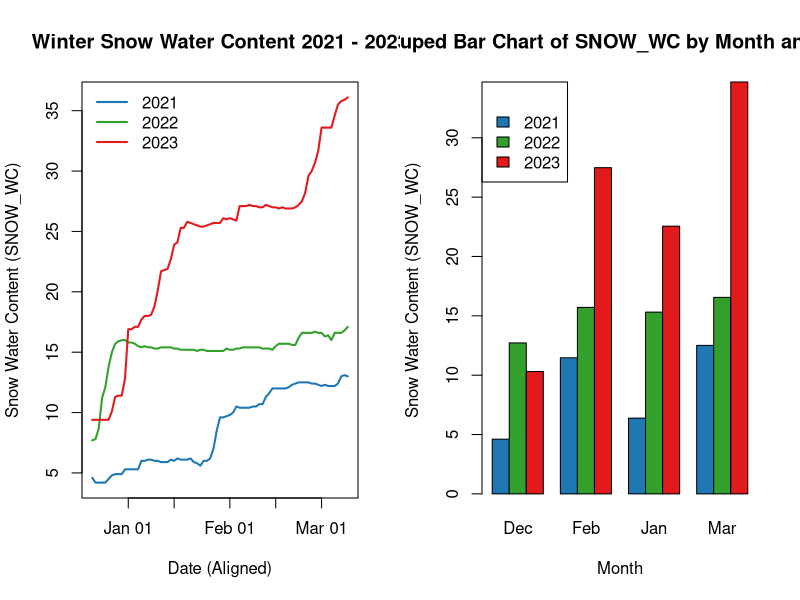
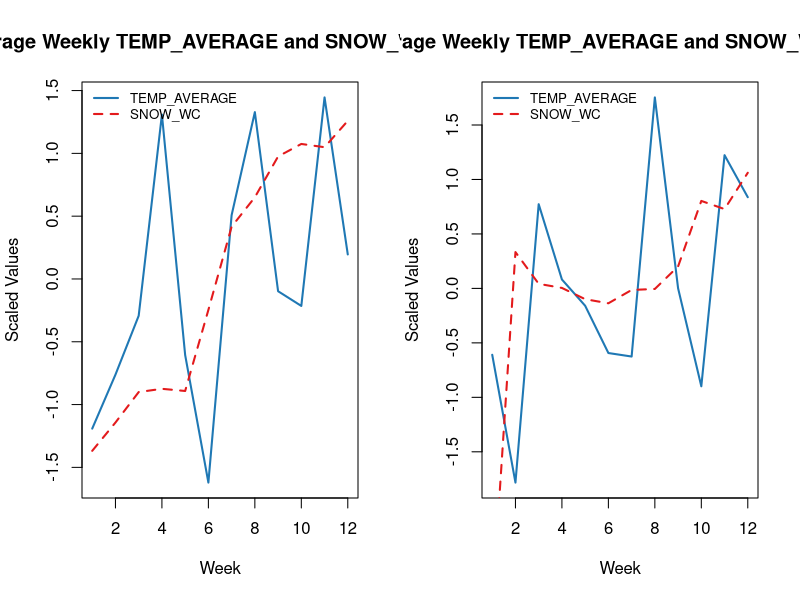
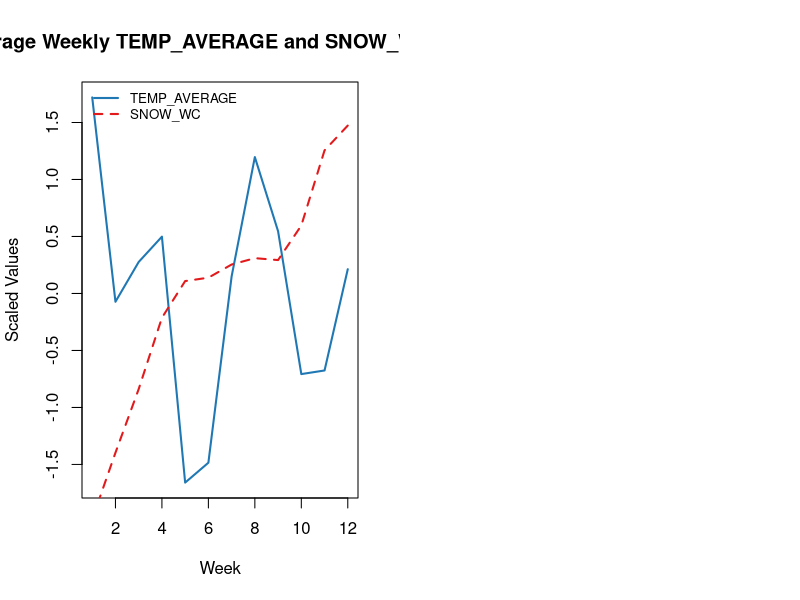
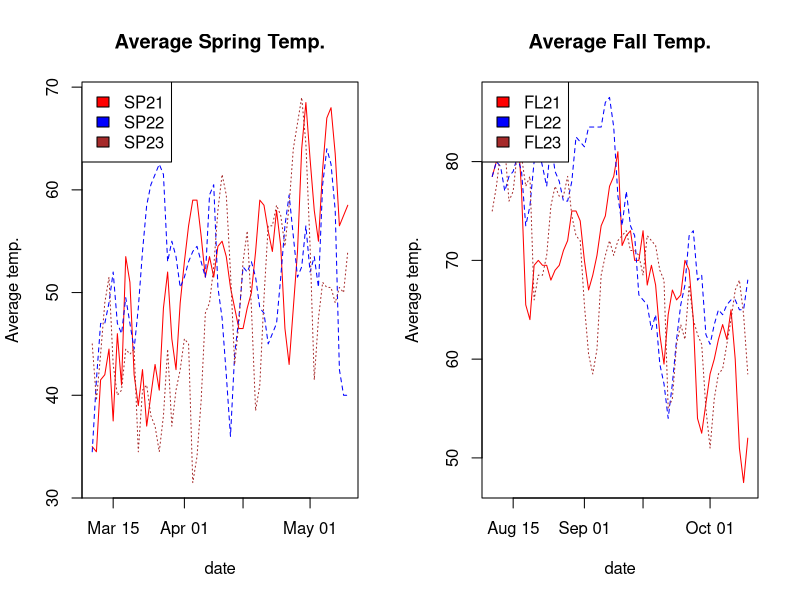
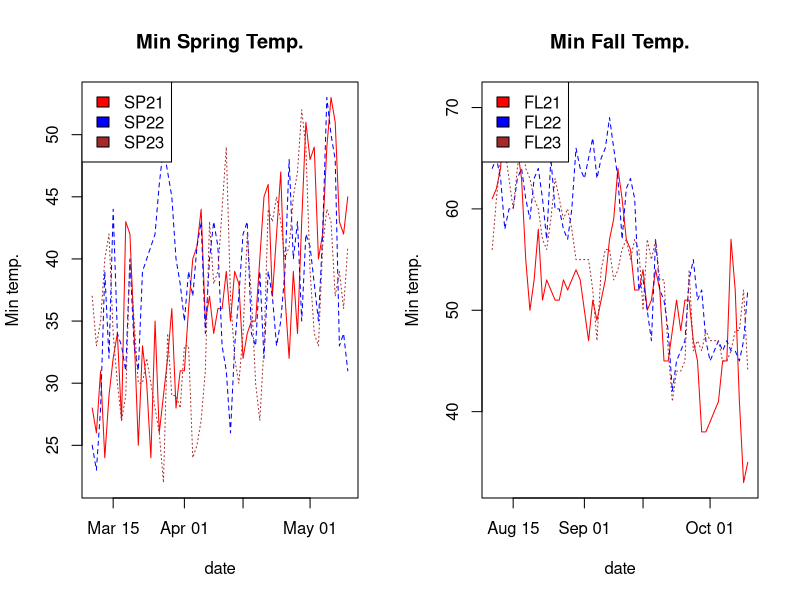
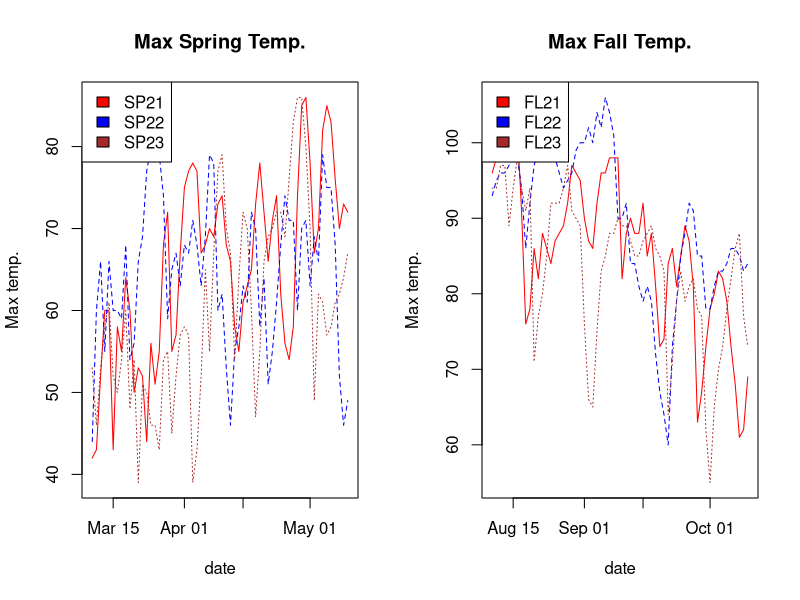
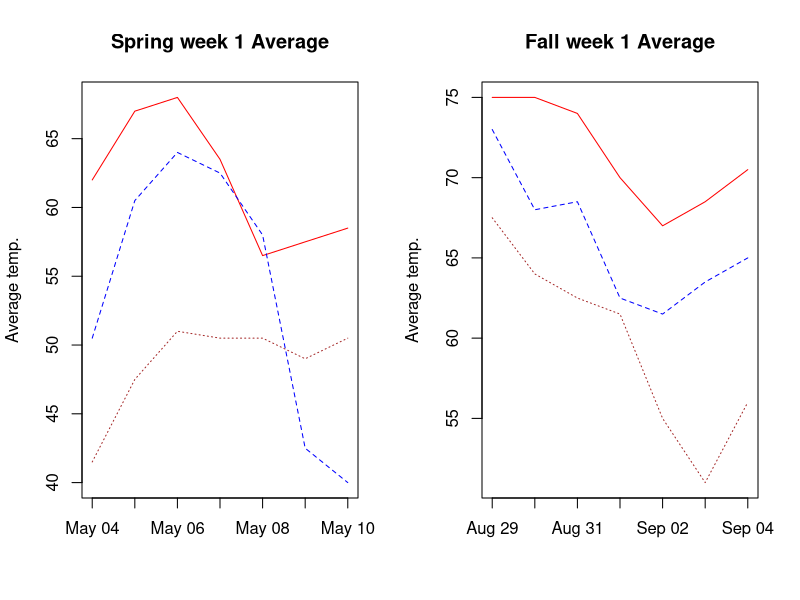
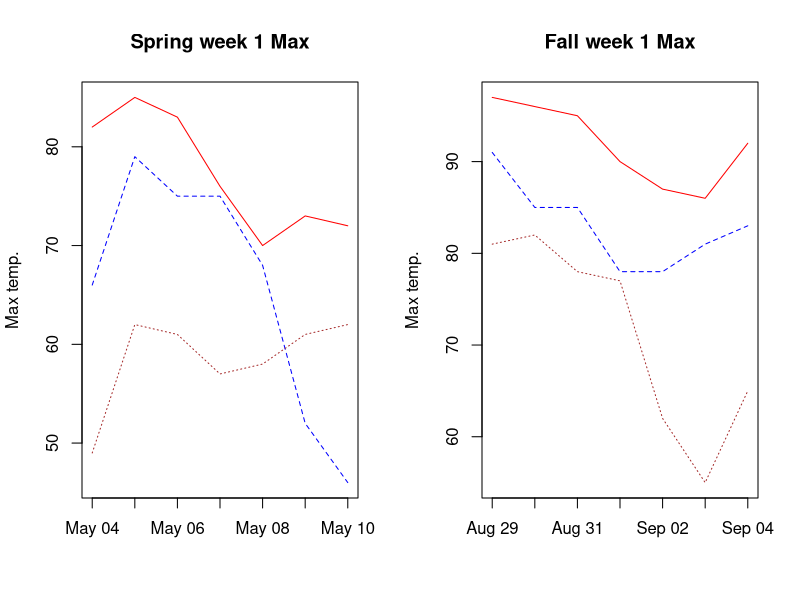

Source code (R) for these figures, in order:
## ---- chunk 1
#install.packages("readr")
#install.packages("tidyr")
#install.packages("here")

library(readr)
library(tidyr)
library(here)

setwd(here())
df <- read_csv(here("Pre-Trip","DataSets", "WeatherData_20250222.csv"))

w <- subset(df, SEASON == "Winter" & (YEAR == "2021" | YEAR == "2022" | YEAR == "2023"))
f <- subset(df, SEASON == "Fall" & (YEAR == "2021" | YEAR == "2022" | YEAR == "2023"))
s <- subset(df, SEASON == "Spring" & (YEAR == "2021" | YEAR == "2022" | YEAR == "2023"))

w$DATE <- as.Date(w$DATE, format="%Y-%m-%d")
s$DATE <- as.Date(s$DATE, format="%Y-%m-%d")
f$DATE <- as.Date(f$DATE, format="%Y-%m-%d")

for (year in 2021:2023) {
  f_year <- subset(f, f$YEAR == year)
  w_year <- subset(w, w$YEAR == year)
  s_year <- subset(s, s$YEAR == year)
  f_year$CYCLE_DATE <- as.Date(paste("2001", format(f_year$DATE, "%m-%d"), 
                                     sep = "-"))
  w_year$CYCLE_DATE <- 0
  s_year$CYCLE_DATE <- as.Date(paste("2001", format(s_year$DATE, "%m-%d"), 
                                     sep = "-"))
  
  w_year$CYCLE_DATE[w_year$MONTH == "Dec"] <- 
    as.Date(paste("2000", format(
      w_year$DATE[w_year$MONTH == "Dec"], "%m-%d"), sep = "-"))
  
  w_year$CYCLE_DATE[w_year$MONTH != "Dec"] <- 
    as.Date(paste("2001", format(
      w_year$DATE[w_year$MONTH != "Dec"], "%m-%d"), sep = "-"))
  
  w_year$CYCLE_DATE <- as.Date(w_year$CYCLE_DATE, origin = "1970-01-01")
  
  w_weekly <- aggregate(cbind(SNOW_WC, TEMP_AVERAGE) ~ WEEK, data = w_year, mean)
  w_weekly$CYCLE_WEEK <- c(1:nrow(w_weekly))
  
  s_weekly <- aggregate(cbind(SNOW_WC, TEMP_AVERAGE) ~ WEEK, data = s_year, mean)
  s_weekly$CYCLE_WEEK <- c(1:nrow(s_weekly))
  
  f_weekly <- aggregate(cbind(SNOW_WC, TEMP_AVERAGE) ~ WEEK, data = f_year, mean)
  f_weekly$CYCLE_WEEK <- c(1:nrow(f_weekly))
  
  assign(paste0("f_", year), f_year)
  assign(paste0("w_", year), w_year)
  assign(paste0("s_", year), s_year)
  assign(paste0("w_weekly_", year), w_weekly)
  assign(paste0("s_weekly_", year), s_weekly)
  assign(paste0("f_weekly_", year), f_weekly)
  rm(w_year,f_year,s_year,year,w_weekly,s_weekly,f_weekly)
}
colors <- c("#1f78b4", "#33a02c", "#e31a1c") 
## ---- chunk 2
corTable <- data.frame(
  Year = 2021:2023,
  Fall = numeric(length(2021:2023)),
  Winter = numeric(length(2021:2023)),
  Spring = numeric(length(2021:2023)) 
)

for (year in 2021:2023) {
  
  corTable[corTable$Year == year, "Fall"] <-  cor(get(paste0("f_", year))$TEMP_AVERAGE, get(paste0("f_", year))$SNOW_WC)
  corTable[corTable$Year == year, "Winter"] <- cor(get(paste0("w_", year))$TEMP_AVERAGE, get(paste0("w_", year))$SNOW_WC)
  corTable[corTable$Year == year, "Spring"] <- cor(get(paste0("s_", year))$TEMP_AVERAGE, get(paste0("s_", year))$SNOW_WC)
  
}

knitr::kable(corTable, caption = "Correlation Matrix SNOW_WC ~ TEMP_AVERAGE")

#Fall (SNOW_WC ~ factor(YEAR))
knitr::kable(as.data.frame(summary(aov(SNOW_WC ~ factor(YEAR), data = f))[[1]]), caption = "ANOVA Fall (SNOW_WC ~ factor(YEAR))")
knitr::kable(TukeyHSD(aov(SNOW_WC ~ factor(YEAR), data = f))[["factor(YEAR)"]], caption = "TukeyHSD Fall (SNOW_WC ~ factor(YEAR))")

#Winter (SNOW_WC ~ factor(YEAR))
knitr::kable(as.data.frame(summary(aov(SNOW_WC ~ factor(YEAR), data = w))[[1]]), caption = "ANOVA Winter (SNOW_WC ~ factor(YEAR))")
knitr::kable(TukeyHSD(aov(SNOW_WC ~ factor(YEAR), data = w))[["factor(YEAR)"]], caption = "TukeyHSD Winter (SNOW_WC ~ factor(YEAR))")

#Spring (SNOW_WC ~ factor(YEAR))
knitr::kable(as.data.frame(summary(aov(SNOW_WC ~ factor(YEAR), data = s))[[1]]), caption = "ANOVA Spring (SNOW_WC ~ factor(YEAR))")
knitr::kable(TukeyHSD(aov(SNOW_WC ~ factor(YEAR), data = s))[["factor(YEAR)"]], caption = "TukeyHSD Spring (SNOW_WC ~ factor(YEAR))")
## ---- chunk 3
################################# WINTER #######################################
par(mfrow = c(1,2))
#Time Series Overlay of Winter Snow
plot(w_2021$CYCLE_DATE, w_2021$SNOW_WC, type = "l", 
     xlab = "Date (Aligned)", ylab = "Snow Water Content (SNOW_WC)", 
     main = "Winter Snow Water Content 2021 - 2023", col = colors[1], lwd = 2,
     ylim = c(min(w_2021$SNOW_WC), max(w_2023$SNOW_WC)))
lines(w_2022$CYCLE_DATE, w_2022$SNOW_WC, col = colors[2], lwd = 2)
lines(w_2023$CYCLE_DATE, w_2023$SNOW_WC, col = colors[3], lwd = 2)
legend("topleft", legend = c("2021", "2022", "2023"), 
       col = colors, lwd = 2, bty = "n")

#bar plot
aggregated_data <- aggregate(SNOW_WC ~ MONTH + YEAR, data = w, 
                             FUN = mean, na.rm = TRUE)
reshaped_data <- reshape(aggregated_data, timevar = "YEAR", 
                         idvar = "MONTH", direction = "wide")
rownames(reshaped_data) <- reshaped_data$MONTH
reshaped_data <- reshaped_data[, -1]
data_matrix <- t(reshaped_data)
barplot(as.matrix(data_matrix), beside = TRUE, col = 
          colors, 
        legend.text = c("2021", "2022", "2023"), 
        args.legend = list(title = "", x = "topleft"),
        main = "Grouped Bar Chart of SNOW_WC by Month and Cycle", 
        xlab = "Month", ylab = "Snow Water Content (SNOW_WC)", 
        names.arg = colnames(data_matrix))
rm(aggregated_data, data_matrix, reshaped_data)

# Temperature to Snow Water Content (scaled)
for (year in 2021:2023) {
  plot(get(paste0("w_weekly_", year))$CYCLE_WEEK, 
       scale(get(paste0("w_weekly_", year))$TEMP_AVERAGE), type = "l", 
       col = colors[1], lwd = 2, 
       xlab = "Week", ylab = "Scaled Values", 
       main = paste0("Average Weekly TEMP_AVERAGE and SNOW_WC:", year))
  lines(get(paste0("w_weekly_", year))$CYCLE_WEEK, 
        scale(get(paste0("w_weekly_", year))$SNOW_WC), col = colors[3],  
        lty = 2, lwd = 2)
  legend("topleft", legend = c("TEMP_AVERAGE", "SNOW_WC"), 
         col = c(colors[1], colors[3]), lty = c(1, 2), lwd = 2, bty = "n", 
         cex = 0.8)
}
rm(year)

#Time Series Overlay of Temperature
#plot(w_weekly_2021$CYCLE_WEEK, w_weekly_2021$TEMP_AVERAGE, type = "l", 
#     xlab = "Week", ylab = "Temperature Average (TEMP_AVERAGE)", 
#     main = "Average Weekly Temperature 2021 - 2024", 
#     col = colors[1], lwd = 2,
#     ylim = c(min(w_weekly_2023$TEMP_AVERAGE), max(w_weekly_2022$TEMP_AVERAGE)))
#lines(w_weekly_2022$CYCLE_WEEK, w_weekly_2022$TEMP_AVERAGE, col = colors[2], lwd = 2)
#lines(w_weekly_2023$CYCLE_WEEK, w_weekly_2023$TEMP_AVERAGE, col = colors[3], lwd = 2)
#lines(w_weekly_2024$CYCLE_WEEK, w_weekly_2024$TEMP_AVERAGE, col = colors[4], lwd = 2)
#legend("topleft", legend = c("2021", "2022", "2023", "2024"), 
#       col = colors, lwd = 2, bty = "n")

################################ SPRING ########################################

#plot(s_weekly_2021$CYCLE_WEEK, s_weekly_2021$TEMP_AVERAGE, type = "l", 
#     xlab = "Week", ylab = "Weekly Temperature Averages (TEMP_AVERAGE)", 
#     main = "Spring Weekly Temperature Averages 2021 - 2024", 
#     col = colors[1], lwd = 2,
#     ylim = c(min(s_weekly_2023$TEMP_AVERAGE), max(s_weekly_2021$TEMP_AVERAGE)))
#lines(s_weekly_2022$CYCLE_WEEK, s_weekly_2022$TEMP_AVERAGE, col = colors[2], lwd = 2)
#lines(s_weekly_2023$CYCLE_WEEK, s_weekly_2023$TEMP_AVERAGE, col = colors[3], lwd = 2)
#lines(s_weekly_2024$CYCLE_WEEK, s_weekly_2024$TEMP_AVERAGE, col = colors[4], lwd = 2)
#legend("topleft", legend = c("2021", "2022", "2023", "2024"), 
#       col = colors, lwd = 2, bty = "n")

################################# FALL #########################################

#plot(f_weekly_2021$CYCLE_WEEK, f_weekly_2021$TEMP_AVERAGE, type = "l", 
#     xlab = "Week", ylab = "Weekly Temperature Averages (TEMP_AVERAGE)", 
#     main = "Fall Weekly Temperature Averages 2021 - 2024", 
#     col = colors[1], lwd = 2,
#     ylim = c(min(f_weekly_2021$TEMP_AVERAGE), max(f_weekly_2022$TEMP_AVERAGE)))
#lines(f_weekly_2022$CYCLE_WEEK, f_weekly_2022$TEMP_AVERAGE, col = colors[2], lwd = 2)
#lines(f_weekly_2023$CYCLE_WEEK, f_weekly_2023$TEMP_AVERAGE, col = colors[3], lwd = 2)
#lines(f_weekly_2024$CYCLE_WEEK, f_weekly_2024$TEMP_AVERAGE, col = colors[4], lwd = 2)
#legend("bottomleft", legend = c("2021", "2022", "2023", "2024"), 
#       col = colors, lwd = 2, bty = "n")
## ---- chunk 4
#install.packages('lubridate')

library(readr)
library(lubridate)
library(dplyr)

data <- read_csv(here("Pre-Trip","DataSets", "WeatherData_20250222.csv"))
data$DATE <- as.Date(data$DATE, format="%Y-%m-%d")
data_2021_2023 <- data[data$YEAR == "2021"|data$YEAR == "2022"| data$YEAR == "2023" ,]

Spring2021 <- subset(data, DATE >= as.Date("2021-03-10") & DATE <= as.Date("2021-05-10"))
Spring2022 <- subset(data, DATE >= as.Date("2022-03-10") & DATE <= as.Date("2022-05-10"))
Spring2023 <- subset(data, DATE >= as.Date("2023-03-10") & DATE <= as.Date("2023-05-10"))
Spring <- rbind(Spring2021, Spring2022, Spring2023)
Spring$YEAR <- year(Spring$DATE)
Spring2021_2023 <- Spring[Spring$YEAR == "2021"|Spring$YEAR == "2022"| Spring$YEAR == "2023" ,]

Fall2021 <- subset(data, DATE >= as.Date("2021-08-10") & DATE <= as.Date("2021-10-10"))
Fall2022 <- subset(data, DATE >= as.Date("2022-08-10") & DATE <= as.Date("2022-10-10"))
Fall2023 <- subset(data, DATE >= as.Date("2023-08-10") & DATE <= as.Date("2023-10-10"))
Fall <- rbind(Fall2021, Fall2022, Fall2023)
Fall$YEAR <- year(Fall$DATE)
Fall2021_2023 <- Fall[Fall$YEAR == "2021"|Fall$YEAR == "2022"| Fall$YEAR == "2023" ,]

Spring2021_week <- subset(data, DATE >= as.Date("2021-05-04") & DATE <= as.Date("2021-05-10"))
Spring2022_week <- subset(data, DATE >= as.Date("2022-05-03") & DATE <= as.Date("2022-05-09"))
Spring2023_week <- subset(data, DATE >= as.Date("2023-05-02") & DATE <= as.Date("2023-05-08"))

Spring_week <- rbind(Spring2021_week, Spring2022_week, Spring2023_week)
Spring_week$YEAR <- year(Spring_week$DATE)
Spring2021_2023_week <- Spring_week[Spring_week$YEAR == "2021"|Spring_week$YEAR == "2022"| Spring_week$YEAR == "2023" ,]

Fall2021_week <- subset(data, DATE >= as.Date("2021-08-29") & DATE <= as.Date("2021-09-04"))
Fall2022_week <- subset(data, DATE >= as.Date("2022-09-27") & DATE <= as.Date("2022-10-03"))
Fall2023_week <- subset(data, DATE >= as.Date("2023-09-26") & DATE <= as.Date("2023-10-02"))

Fall_week <- rbind(Fall2021_week, Fall2022_week, Fall2023_week)
Fall_week$YEAR <- year(Fall_week$DATE)
Fall2021_2023_week <- Fall_week[Fall_week$YEAR == "2021"|Fall_week$YEAR == "2022"| Fall_week$YEAR == "2023" ,]
table(Fall2021_2023_week$YEAR)
## ---- chunk 5

#result_ave_spring
knitr::kable(as.data.frame(summary(aov(TEMP_AVERAGE ~ factor(YEAR), data = Spring))[[1]]), caption = "ANOVA Spring TEMP_AVERAGE ~ factor(YEAR))")
knitr::kable(TukeyHSD(aov(TEMP_AVERAGE ~ factor(YEAR), data = Spring))[["factor(YEAR)"]], caption = "Tukey Spring (TEMP_AVERAGE ~ factor(YEAR))")
knitr::asis_output("**P = 0.0299, p < 0.05 significant 2023 is different**")

#result_max_spring
knitr::kable(as.data.frame(summary(aov(TEMP_MAX ~ factor(YEAR), data = Spring))[[1]]), caption = "ANOVA Spring TEMP_MAX ~ factor(YEAR)")
knitr::kable(TukeyHSD(aov(TEMP_MAX ~ factor(YEAR), data = Spring))[["factor(YEAR)"]], caption = "Tukey Spring (TEMP_MAX ~ factor(YEAR))")
knitr::asis_output("**P = 0.0105, significant 2023 is different **")

#result_min_spring
knitr::kable(as.data.frame(summary(aov(TEMP_MIN ~ factor(YEAR), data = Spring))[[1]]), caption = "ANOVA Spring TEMP_MIN ~ factor(YEAR)")
knitr::kable(TukeyHSD(aov(TEMP_MIN ~ factor(YEAR), data = Spring))[["factor(YEAR)"]], caption = "Tukey Spring (TEMP_MIN ~ factor(YEAR))")
knitr::asis_output("**P = 0.238, NOT significant All same/similar**")

#result_ave_fall
knitr::kable(as.data.frame(summary(aov(TEMP_AVERAGE ~ factor(YEAR), data = Fall))[[1]]), caption = "ANOVA Fall TEMP_AVERAGE ~ factor(YEAR)")
knitr::kable(TukeyHSD(aov(Fall$TEMP_AVERAGE ~ factor(YEAR), data = Fall))[["factor(YEAR)"]], caption = "Fall (TEMP_AVERAGE ~ factor(YEAR))")
knitr::asis_output("**P < 0.05, P = 0.00418, significant, 2022 is different**")

#result_max_fall
knitr::kable(as.data.frame(summary(aov(TEMP_MAX ~ factor(YEAR), data = Fall))[[1]]), caption = "ANOVA Fall TEMP_MAX ~ factor(YEAR)")
knitr::kable(TukeyHSD(aov(Fall$TEMP_MAX ~ factor(YEAR), data = Fall))[["factor(YEAR)"]], caption = "Tukey Fall (TEMP_MAX ~ factor(YEAR))")
knitr::asis_output("**P = 0.00314 significant 2022 is different**")

#result_min_fall
knitr::kable(as.data.frame(summary(aov(TEMP_MIN ~ factor(YEAR), data = Fall))[[1]]), caption = "ANOVA Fall TEMP_MIN ~ factor(YEAR)")
knitr::kable(TukeyHSD(aov(Fall$TEMP_MIN ~ factor(YEAR), data = Fall))[["factor(YEAR)"]], caption = "Tukey Fall (TEMP_MIN ~ factor(YEAR))")
knitr::asis_output("**P = 0.00311 significant, 2022-2021 is different??**")


########### Conclusion: Fall 2022 and Spring 2023 were different ##########

# Combined mean temperature table for Spring and Fall
mean_temp_table <- data.frame(
  Year = c(2021, 2022, 2023),
  Spring_Mean_Temp = c(
    mean(Spring$TEMP_AVERAGE[Spring$YEAR == 2021]),
    mean(Spring$TEMP_AVERAGE[Spring$YEAR == 2022]),
    mean(Spring$TEMP_AVERAGE[Spring$YEAR == 2023])
  ),
  Fall_Mean_Temp = c(
    mean(Fall$TEMP_AVERAGE[Fall$YEAR == 2021]),
    mean(Fall$TEMP_AVERAGE[Fall$YEAR == 2022]),
    mean(Fall$TEMP_AVERAGE[Fall$YEAR == 2023])
  )
)

# Display the table using knitr
knitr::kable(mean_temp_table, caption = "Mean Temperatures for Spring and Fall (2021-2023)")


## ---- chunk 6
par(mfrow = c(1,2))
matplot( Spring2021$DATE,  cbind(Spring2021$TEMP_AVERAGE, 
                                 Spring2022$TEMP_AVERAGE, Spring2023$TEMP_AVERAGE),
         col = c("red", "blue", "brown"), type = "l",
         main = "Average Spring Temp.",
         xlab="date", ylab="Average temp.")
legend(x='topleft', y=70, legend=c('SP21', 'SP22', 'SP23'), fill=c('red', 'blue', 'brown'))
matplot( Fall2021$DATE,  cbind(Fall2021$TEMP_AVERAGE, 
                                 Fall2022$TEMP_AVERAGE, Fall2023$TEMP_AVERAGE),
         col = c("red", "blue", "brown"), type = "l",
         main = "Average Fall Temp.",
         xlab="date", ylab="Average temp.")
legend(x='topleft', y=70, legend=c('FL21', 'FL22', 'FL23'), fill=c('red', 'blue', 'brown'))


par(mfrow = c(1,2))
matplot( Spring2021$DATE,  cbind(Spring2021$TEMP_MIN, 
                                 Spring2022$TEMP_MIN, Spring2023$TEMP_MIN),
         col = c("red", "blue", "brown"), type = "l",
         main = "Min Spring Temp.",
         xlab="date", ylab="Min temp.")
legend(x='topleft', y=70, legend=c('SP21', 'SP22', 'SP23'), fill=c('red', 'blue', 'brown'))

matplot( Fall2021$DATE,  cbind(Fall2021$TEMP_MIN, 
                                 Fall2022$TEMP_MIN, Fall2023$TEMP_MIN),
         col = c("red", "blue", "brown"), type = "l",
         main = "Min Fall Temp.",
         xlab="date", ylab="Min temp.")
legend(x='topleft', y=70, legend=c('FL21', 'FL22', 'FL23'), fill=c('red', 'blue', 'brown'))

par(mfrow = c(1,2))
matplot( Spring2021$DATE,  cbind(Spring2021$TEMP_MAX, 
                                 Spring2022$TEMP_MAX, Spring2023$TEMP_MAX),
         col = c("red", "blue", "brown"), type = "l",
         main = "Max Spring Temp.",
         xlab="date", ylab="Max temp.")
legend(x='topleft', y=70, legend=c('SP21', 'SP22', 'SP23'), fill=c('red', 'blue', 'brown'))
matplot( Fall2021$DATE,  cbind(Fall2021$TEMP_MAX, 
                                 Fall2022$TEMP_MAX, Fall2023$TEMP_MAX),
         col = c("red", "blue", "brown"), type = "l",
         main = "Max Fall Temp.",
         xlab="date", ylab="Max temp.")
legend(x='topleft', y=70, legend=c('FL21', 'FL22', 'FL23'), fill=c('red', 'blue', 'brown'))
## ---- chunk 7

#Spring Week 1 (TEMP_AVERAGE ~ factor(YEAR))
knitr::kable(as.data.frame(summary(aov(TEMP_AVERAGE ~ factor(YEAR), data = Spring_week))[[1]]), caption = "ANOVA Spring week 1 - TEMP_AVERAGE ~ factor(YEAR)")
knitr::kable(TukeyHSD(aov(TEMP_AVERAGE ~ factor(YEAR), data = Spring_week))[["factor(YEAR)"]], caption = "Tukey Spring week 1 - ANOVA(TEMP_AVERAGE ~ factor(YEAR))")
knitr::asis_output("**P = 0.000484, P < 0.05 significant, 2021 is different with 90% sig level**")

#Spring Week 1 (TEMP_MAX ~ factor(YEAR))
knitr::kable(as.data.frame(summary(aov(TEMP_MAX ~ factor(YEAR), data = Spring_week))[[1]]), caption = "ANOVA Spring week 1 - TEMP_MAX ~ factor(YEAR)")
knitr::kable(TukeyHSD(aov(TEMP_MAX ~ factor(YEAR), data = Spring_week))[["factor(YEAR)"]], caption = "Tukey Spring week 1 - ANOVA(TEMP_MAX ~ factor(YEAR))")
knitr::asis_output("**P = 0.00217, significant, 2021 is different with 90% sig level**")

#Spring Week 1 (TEMP_MIN ~ factor(YEAR))
knitr::kable(as.data.frame(summary(aov(TEMP_MIN ~ factor(YEAR), data = Spring_week))[[1]]), caption = "ANOVA Spring week 1 - TEMP_MIN ~ factor(YEAR)")
knitr::kable(TukeyHSD(aov(TEMP_MIN ~ factor(YEAR), data = Spring_week))[["factor(YEAR)"]], caption = "Tukey Spring week 1 - ANOVA(TEMP_MIN ~ factor(YEAR))")
knitr::asis_output("**P = 0.0807, NOT significant, 2023-2021 is different**")

#Fall Week 1 (TEMP_AVERAGE ~ factor(YEAR))
knitr::kable(as.data.frame(summary(aov(TEMP_AVERAGE ~ factor(YEAR), data = Fall_week))[[1]]), caption = "ANOVA Fall week 1 TEMP_AVERAGE ~ factor(YEAR)")
knitr::kable(TukeyHSD(aov(TEMP_AVERAGE ~ factor(YEAR), data = Fall_week))[["factor(YEAR)"]], caption = "Tukey Fall week 1 - ANOVA(TEMP_AVERAGE ~ factor(YEAR))")
knitr::asis_output("**P < 0.05, P = 0.000479, significant, 2023 is different**")


#Fall Week 1 (TEMP_MAX ~ factor(YEAR))
knitr::kable(as.data.frame(summary(aov(TEMP_MAX ~ factor(YEAR), data = Fall_week))[[1]]), caption = "ANOVA Fall week 1 TEMP_MAX ~ factor(YEAR)")
knitr::kable(TukeyHSD(aov(TEMP_MAX ~ factor(YEAR), data = Fall_week))[["factor(YEAR)"]], caption = "Tukey Fall week 1 Max - ANOVA(TEMP_MAX ~ factor(YEAR))")
knitr::asis_output("**P = 0.000185 significant, 2023 is different**")


#Fall Week 1 (TEMP_MIN ~ factor(YEAR))
knitr::kable(as.data.frame(summary(aov(TEMP_MIN ~ factor(YEAR), data = Fall_week))[[1]]), caption = "ANOVA Fall week 1 TEMP_MIN ~ factor(YEAR)")
knitr::kable(TukeyHSD(aov(TEMP_MIN ~ factor(YEAR), data = Fall_week))[["factor(YEAR)"]], caption = "Tukey Fall week 1 Min - ANOVA(TEMP_MIN ~ factor(YEAR))")
knitr::asis_output("**P = 0.177 NOT significant, All same**")


## ---- chunk 8
par(mfrow = c(1,2))
matplot( Spring2021_week$DATE,  cbind(Spring2021_week$TEMP_AVERAGE, 
                                      Spring2022_week$TEMP_AVERAGE, Spring2023_week$TEMP_AVERAGE),
         col = c("red", "blue", "brown"), type = "l", main = "Spring week 1 Average", xlab="", ylab="Average temp.")

matplot( Fall2021_week$DATE,  cbind(Fall2021_week$TEMP_AVERAGE, 
                                      Fall2022_week$TEMP_AVERAGE, Fall2023_week$TEMP_AVERAGE),
         col = c("red", "blue", "brown"), type = "l", main = "Fall week 1 Average", xlab="", ylab="Average temp.")

matplot( Spring2021_week$DATE,  cbind(Spring2021_week$TEMP_MAX, 
                                      Spring2022_week$TEMP_MAX, Spring2023_week$TEMP_MAX),
         col = c("red", "blue", "brown"), type = "l", main = "Spring week 1 Max", xlab="", ylab="Max temp.")

matplot( Fall2021_week$DATE,  cbind(Fall2021_week$TEMP_MAX, 
                                      Fall2022_week$TEMP_MAX, Fall2023_week$TEMP_MAX),
         col = c("red", "blue", "brown"), type = "l", main = "Fall week 1 Max", xlab="", ylab="Max temp.")

matplot( Spring2021_week$DATE,  cbind(Spring2021_week$TEMP_MIN, 
                                      Spring2022_week$TEMP_MIN, Spring2023_week$TEMP_MIN),
         col = c("red", "blue", "brown"), type = "l", main = "Spring week 1 Min", xlab="", ylab="Min temp.")

matplot( Fall2021_week$DATE,  cbind(Fall2021_week$TEMP_MIN, 
                                      Fall2022_week$TEMP_MIN, Fall2023_week$TEMP_MIN),
         col = c("red", "blue", "brown"), type = "l", main = "Fall week 1 Min", xlab="", ylab="Min temp.")
